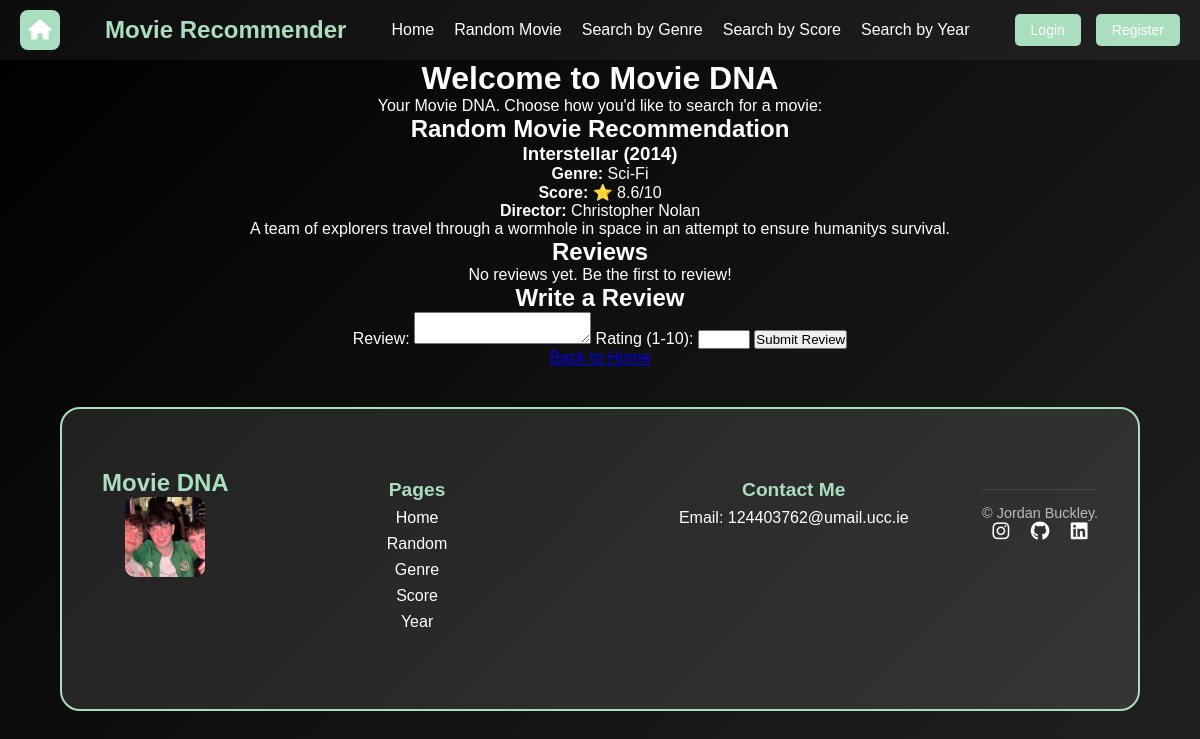
The app's page /random with its own data.
### tables this page shows
CREATE TABLE movies 
(
    movie_id INTEGER PRIMARY KEY AUTOINCREMENT,
    title TEXT NOT NULL,
    genre TEXT NOT NULL,
    score FLOAT,
    year INTEGER,
    director TEXT,
    description TEXT
, image_url TEXT);

### app.py (the view, shortened to what this page needs)
@app.route("/random", methods=["GET", "POST"])
def random_movie():
    db = get_db()
    movie = db.execute("SELECT * FROM movies ORDER BY RANDOM() LIMIT 1").fetchone()
    form = ReviewForm()  # Define the form
    reviews = db.execute("SELECT * FROM reviews WHERE movie_id = ?", (movie["movie_id"],)).fetchall()
    return render_template("random.html", movie=movie, reviews=reviews, form=form)

### forms.py
class ReviewForm(FlaskForm):
    review_text = TextAreaField("Your Review", validators=[InputRequired()])
    rating = IntegerField("Rating (1-10)", validators=[InputRequired(), NumberRange(min=1, max=10)])
    submit = SubmitField("Submit Review")

### app.py (called while the page is built)
@app.before_request
def load_logged_in_user():
    g.user = session.get("user_id",None)

### database.py (called while the page is built)
def get_db():
    if "db" not in g:
        g.db = sqlite3.connect(DATABASE,
                                detect_types=sqlite3.PARSE_DECLTYPES
                        )
        g.db.row_factory = sqlite3.Row
    return g.db

### templates/random.html (shortened to what this page needs)
{% extends "base.html" %}
{% block main_content %}
    <h2>Random Movie Recommendation</h2>
    {% if movie %}
        <div class="movie-container">
            <div class="movie-card">
                <h3>{{ movie.title }} ({{ movie.year }})</h3>
                <p><strong>Genre:</strong> {{ movie.genre }}</p>
                <p><strong>Score:</strong> ⭐ {{ movie.score }}/10</p>
                <p><strong>Director:</strong> {{ movie.director }}</p>
                <p>{{ movie.description }}</p>
            </div>
        </div>
    {% else %}
        <p>No movies found.</p>
    {% endif %}
    <h2>Reviews</h2>
    {% for review in reviews %}
        <div class="review">
            <p><strong>{{ review.user }}</strong> rated {{ review.rating }}/10</p>
            <p>{{ review.review_text }}</p>
        </div>
    {% else %}
        <p>No reviews yet. Be the first to review!</p>
    {% endfor %}
    <h2>Write a Review</h2>
    <form method="POST">
        <label for="review_text">Review:</label>
        {{ form.review_text() }}
        <label for="rating">Rating (1-10):</label>
        {{ form.rating() }}
        {{ form.submit() }}
    </form>
    <a href="{{ url_for('index') }}" class="back-button">Back to Home</a>
{% endblock %}

### static/styles.css (style rules this page uses)
* { margin: 0; padding: 0; box-sizing: border-box; }
body { font-family: 'Arial', sans-serif; background: linear-gradient(-45deg, #0f0f0f, #1c1c1c, #2c2c2c, #000000); background-size: 400% 400%; animation: movingBackground 10s ease infinite; color: white; text-align: center; min-height: 100vh; display: flex; flex-direction: column; }

### records on screen
movies: title "Interstellar", year "2014", genre "Sci-Fi", score "8.6", director "Christopher Nolan", description "A team of explorers travel through a wormhole in space in an attempt to ensure humanitys survival."
